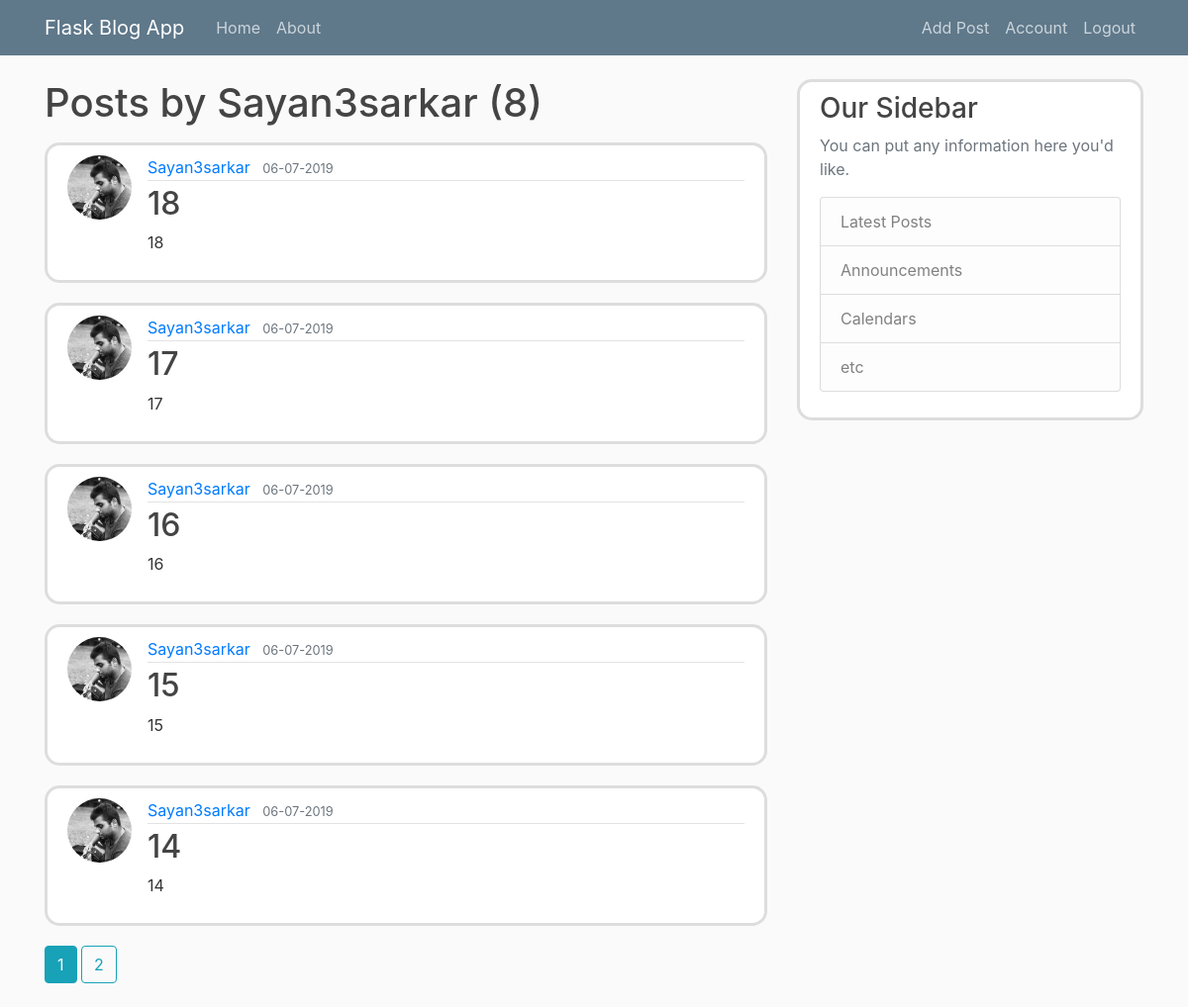
The app's page /user/Sayan3sarkar (signed in) with its own data.
### flaskblog/models.py (models this page shows, shortened)
class User(db.Model, UserMixin):
    id = db.Column(db.Integer, primary_key=True)
    username = db.Column(db.String(20), unique=True, nullable=False)
    email = db.Column(db.String(120), unique=True, nullable=False)
    image_file = db.Column(db.String(20), nullable=False, default='default.jpg')
    password = db.Column(db.String(60), nullable=False)
    posts = db.relationship('Post', backref='author', lazy=True)

class Post(db.Model):
	id = db.Column(db.Integer, primary_key = True)
	title = db.Column(db.String(100), nullable = False)
	date_posted = db.Column(db.DateTime, nullable = False, default = datetime.utcnow)
	content = db.Column(db.Text, nullable = False)
	user_id = db.Column(db.Integer, db.ForeignKey('user.id'), nullable = False) #Here 'user.id' represents 'id'

### flaskblog/users/routes.py (the view)
@users.route('/user/<string:username>')
def user_posts(username):
	page = request.args.get('page', 1, type=int)
	user = User.query.filter_by(username=username).first_or_404()
	posts = Post.query.filter_by(author=user).order_by(Post.date_posted.desc()).paginate(page=page, per_page=5)
	return render_template('user_posts.html', posts = posts, user=user)

### flaskblog/models.py (called while the page is built)
@login_manager.user_loader		# Required for flask-login extension to load user from user_id stored in session
def load_user(user_id):
	return User.query.get(int(user_id))

### flaskblog/templates/user_posts.html
{% extends "layout.html" %}
{% block content %}
    <h1 class=mb-3>Posts by {{ user.username }} ({{ posts.total }})</h1>
    {% for post in posts.items %}
        <article class="media content-section">
          <img class="rounded-circle article-img" src="{{ url_for('static', filename='profile_pics/' + post.author.image_file) }}">
          <div class="media-body">
            <div class="article-metadata">
              <a class="mr-2" href="{{ url_for('users.user_posts', username=post.author.username) }}">{{ post.author.username }}</a>
              <small class="text-muted">{{ post.date_posted.strftime('%d-%m-%Y') }}</small>
            </div>
            <h2><a class="article-title" href="{{ url_for('posts.post', post_id=post.id) }}">{{ post.title }}</a></h2>
            <p class="article-content">{{ post.content }}</p>
          </div>
        </article>
    {% endfor %}
    {% for page_num in posts.iter_pages(left_edge=1, right_edge=1, left_current=1, right_current=2) %}
		{% if page_num %}
			{% if posts.page == page_num %}
				<a class="btn btn-info mb-4" href="{{ url_for('users.user_posts', username=user.username, page=page_num) }}">{{ page_num }}</a>
			{% else %}
				<a class="btn btn-outline-info mb-4" href="{{ url_for('users.user_posts', username=user.username, page=page_num) }}">{{ page_num }}</a>
			{% endif%}
		{% else %}
			...
		{% endif %}
    {% endfor %}
{% endblock content %}

### flaskblog/static/main.css (style rules this page uses)
body { background: #fafafa; color: #333333; margin-top: 5rem; }
h1, h2, h3, h4, h5, h6 { color: #444444; }
.content-section { background: #ffffff; padding: 10px 20px; border: 3px solid #dddddd; border-radius: 15px; margin-bottom: 20px; }
.article-title { color: #444444; }
.article-content { white-space: pre-line; }
.article-img { height: 65px; width: 65px; margin-right: 16px; }
.article-metadata { padding-bottom: 1px; margin-bottom: 4px; border-bottom: 1px solid #e3e3e3 }

### records on screen
User: username "Sayan3sarkar"
Post: image_file (picture), author.username "Sayan3sarkar", date_posted "06-07-2019", title "18", content "18"
Post: image_file (picture), author.username "Sayan3sarkar", date_posted "06-07-2019", title "17", content "17"
Post: image_file (picture), author.username "Sayan3sarkar", date_posted "06-07-2019", title "16", content "16"
Post: image_file (picture), author.username "Sayan3sarkar", date_posted "06-07-2019", title "15", content "15"
Post: image_file (picture), author.username "Sayan3sarkar", date_posted "06-07-2019", title "14", content "14"

### other values on screen
{{ posts.total }} "8"
{{ page_num }} "1"
{{ page_num }} "2"
